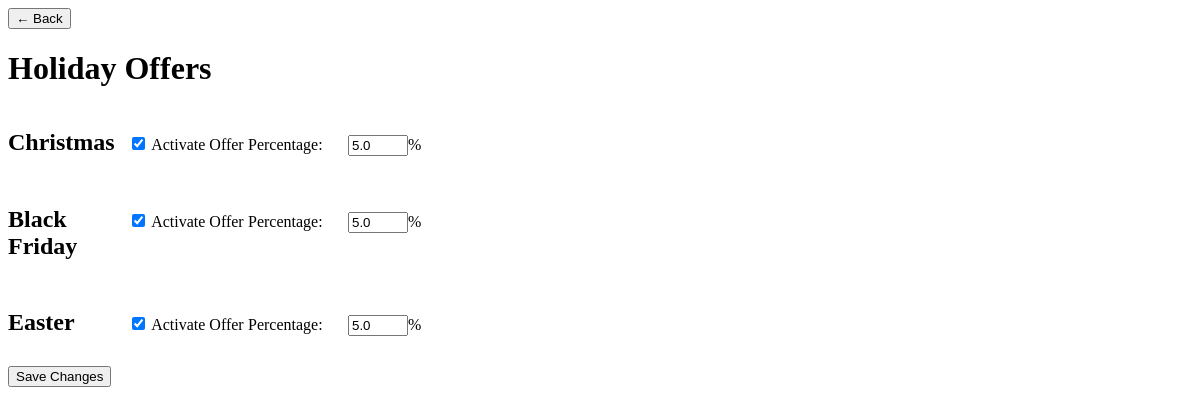
Screenshot of /offers with the database file from the repository.
### tables this page shows
CREATE TABLE Offers (
            holiday TEXT PRIMARY KEY,
            active INTEGER,
            percentage REAL
        );

### app.py (the view)
@app.route('/offers', methods=['GET'])
def offers():
    try:
        offers_data = {}
        rows = execute_db_query("SELECT holiday, active, percentage FROM Offers", as_dict=True)
        if rows:
            for row in rows:
                offers_data[row['holiday']] = {'active': bool(row['active']), 'percentage': row['percentage']}
    except Exception as e:
        print(f"Error fetching offers: {e}")
        offers_data = {}
    return render_template('offers.html', offers=offers_data)

### database_manager.py (called while the page is built)
def execute_db_query(query, params=None, as_dict=False):
    db_name = "holzbau.db"  # Database file
    try:
        connection = sqlite3.connect(db_name)
        if as_dict:
            connection.row_factory = sqlite3.Row
        with connection:  # Ensures commit & proper closing
            cursor = connection.cursor()
            cursor.execute(query, params or ())
            if query.strip().upper().startswith(("INSERT", "UPDATE", "DELETE", "CREATE", "DROP")):
                connection.commit()
                return cursor.rowcount  # Return number of affected rows
            return cursor.fetchall()
    except sqlite3.Error as e:
        print(f"Database error: {e}")  # Print error for debugging
        return None  # Return None on failure
    finally:
        connection.close()  # Ensure the connection is always closed

### templates/offers.html (shortened to what this page needs)
<div class="navbar">
    <button class="back-btn" onclick="history.back()">&#8592; Back</button>
    <h1>Holiday Offers</h1>
</div>
<div class="offer-settings">
    <div class="offer-row">
        <h2>Christmas</h2>
        <div class="offer-controls">
            <label class="checkbox-col" for="christmas-active">
                <input type="checkbox" id="christmas-active" name="christmas-active" {% if offers.get('christmas', {}).get('active') %}checked{% endif %}> Activate Offer
            </label>
            <div class="percentage-group">
                <label class="percentage-col" for="christmas-percentage">Percentage:</label>
                <input class="percentage-input" type="number" id="christmas-percentage" name="christmas-percentage" min="0" max="100" value="{{ offers.get('christmas', {}).get('percentage', 0) }}"> %
            </div>
        </div>
    </div>
    <div class="offer-row">
        <h2>Black Friday</h2>
        <div class="offer-controls">
            <label class="checkbox-col" for="blackfriday-active">
                <input type="checkbox" id="blackfriday-active" name="blackfriday-active" {% if offers.get('blackfriday', {}).get('active') %}checked{% endif %}> Activate Offer
            </label>
            <div class="percentage-group">
                <label class="percentage-col" for="blackfriday-percentage">Percentage:</label>
                <input class="percentage-input" type="number" id="blackfriday-percentage" name="blackfriday-percentage" min="0" max="100" value="{{ offers.get('blackfriday', {}).get('percentage', 0) }}"> %
            </div>
        </div>
    </div>
    <div class="offer-row">
        <h2>Easter</h2>
        <div class="offer-controls">
            <label class="checkbox-col" for="easter-active">
                <input type="checkbox" id="easter-active" name="easter-active" {% if offers.get('easter', {}).get('active') %}checked{% endif %}> Activate Offer
            </label>
            <div class="percentage-group">
                <label class="percentage-col" for="easter-percentage">Percentage:</label>
                <input class="percentage-input" type="number" id="easter-percentage" name="easter-percentage" min="0" max="100" value="{{ offers.get('easter', {}).get('percentage', 0) }}"> %
            </div>
        </div>
    </div>
</div>
<button onclick="saveOffers()">Save Changes</button>

### templates/offers.html (style rules this page uses)
.offer-row { display: flex; align-items: baseline; margin-bottom: 10px; }
.offer-row h2 { margin-right: 20px; width: 100px; }
.offer-controls { display: flex; align-items: baseline; width: 300px; }
.checkbox-col { width: 120px; }
.percentage-group { display: flex; align-items: baseline; width: 180px; }
.percentage-col { width: 90px; margin-right: 10px; }
.percentage-input { width: 60px; }

### rows the page displays
Offers: christmas-percentage "5.0"
Offers: blackfriday-percentage "5.0"
Offers: easter-percentage "5.0"
